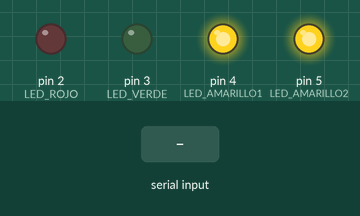
A sketch run on a simulated Arduino Uno, built with avr-gcc and run on an emulated ATmega328P. On the bench: output pins drawn as LEDs (lit = HIGH). The test bench sets the inputs (shaded band). What the sketch prints to the serial monitor is not drawn.

Above: at 1.2 s.
1.3 s: "V" received over Serial
At 2.3 s:
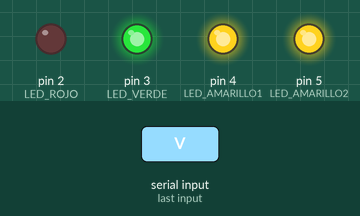
2.8 s: "R" received over Serial
At 3.5 s:
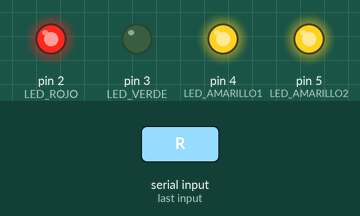
4.3 s: "v" received over Serial
At 4.6 s:
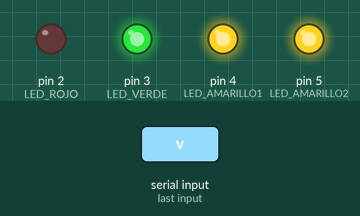
5.8 s: "r" received over Serial
At 7.0 s:
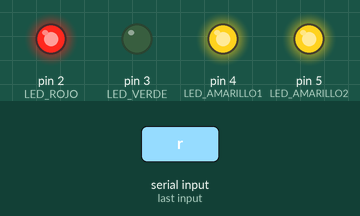
Timing chart, 0 to 8.3 s (numbered marks = the images above; inputs shaded):
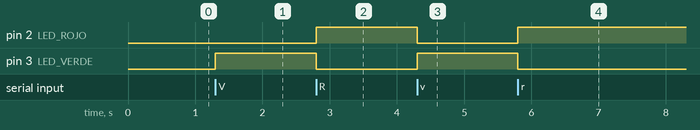

Measured:
- after the input at 1.3 s, pin 3 (LED_VERDE): LOW → HIGH at once
- after the input at 2.8 s, pin 2 (LED_ROJO): LOW → HIGH at once; pin 3 (LED_VERDE): HIGH → LOW at once
- after the input at 4.3 s, pin 2 (LED_ROJO): HIGH → LOW at once; pin 3 (LED_VERDE): LOW → HIGH at once
- after the input at 5.8 s, pin 2 (LED_ROJO): LOW → HIGH at once; pin 3 (LED_VERDE): HIGH → LOW at once

The sketch:

cajita_leds.ino
```cpp
// Definición de pines para los LEDs de la cajita
#define LED_ROJO      2
#define LED_VERDE     3
#define LED_AMARILLO1 4
#define LED_AMARILLO2 5

void setup() {
  // Configurar todos los pines como SALIDA
  pinMode(LED_ROJO, OUTPUT);
  pinMode(LED_VERDE, OUTPUT);
  pinMode(LED_AMARILLO1, OUTPUT);
  pinMode(LED_AMARILLO2, OUTPUT);

  // Los dos LEDs amarillos deben estar siempre encendidos (iluminación / encendido)
  digitalWrite(LED_AMARILLO1, HIGH);
  digitalWrite(LED_AMARILLO2, HIGH);

  // Estado inicial: LEDs de resultado apagados
  digitalWrite(LED_ROJO, LOW);
  digitalWrite(LED_VERDE, LOW);

  // Iniciar comunicación serial a 115200 baudios (coincide con la config del software)
  Serial.begin(115200);
  Serial.println("=== CAJITA LED INICIADA ===");
  Serial.println("Amarillos: ON | Rojo/Verde: Esperando comando...");
}

void loop() {
  // Escuchar comandos del puerto serial enviados por el script de Python
  if (Serial.available() > 0) {
    char comando = Serial.read();

    // Comando 'V' o 'G' -> Lectura exitosa (Verde)
    if (comando == 'V' || comando == 'v' || comando == 'G' || comando == 'g') {
      digitalWrite(LED_VERDE, HIGH);
      digitalWrite(LED_ROJO, LOW);
      Serial.println("🟢 LED verde encendido (Lectura correcta)");
    }
    // Comando 'R' -> Lectura fallida / Revisión requerida (Rojo)
    else if (comando == 'R' || comando == 'r') {
      digitalWrite(LED_VERDE, LOW);
      digitalWrite(LED_ROJO, HIGH);
      Serial.println("🔴 LED rojo encendido (Error/Revisión)");
    }
    // Comando 'O' o 'A' -> Apagar ambos (estado de espera / reset)
    else if (comando == 'O' || comando == 'o' || comando == 'A' || comando == 'a') {
      digitalWrite(LED_VERDE, LOW);
      digitalWrite(LED_ROJO, LOW);
      Serial.println("⚪ LEDs de estado apagados");
    }
  }
}
```
